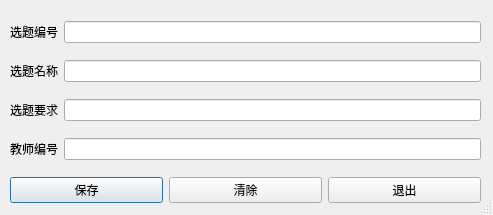
<?xml version="1.0" encoding="UTF-8"?>
<ui version="4.0">
 <class>Dialog</class>
 <widget class="QDialog" name="Dialog">
  <property name="geometry">
   <rect>
    <x>0</x>
    <y>0</y>
    <width>493</width>
    <height>215</height>
   </rect>
  </property>
  <property name="windowTitle">
   <string>Dialog</string>
  </property>
  <property name="sizeGripEnabled">
   <bool>true</bool>
  </property>
  <widget class="QWidget" name="gridLayoutWidget">
   <property name="geometry">
    <rect>
     <x>10</x>
     <y>10</y>
     <width>471</width>
     <height>161</height>
    </rect>
   </property>
   <layout class="QGridLayout" name="gridLayout">
    <item row="0" column="0">
     <widget class="QLabel" name="label">
      <property name="text">
       <string>选题编号</string>
      </property>
     </widget>
    </item>
    <item row="0" column="1">
     <widget class="QLineEdit" name="lineEdit">
      <property name="text">
       <string/>
      </property>
     </widget>
    </item>
    <item row="1" column="1">
     <widget class="QLineEdit" name="lineEdit_2"/>
    </item>
    <item row="2" column="0">
     <widget class="QLabel" name="label_2">
      <property name="text">
       <string>选题要求</string>
      </property>
     </widget>
    </item>
    <item row="2" column="1">
     <widget class="QLineEdit" name="lineEdit_3"/>
    </item>
    <item row="1" column="0">
     <widget class="QLabel" name="label_3">
      <property name="text">
       <string>选题名称</string>
      </property>
     </widget>
    </item>
    <item row="3" column="0">
     <widget class="QLabel" name="label_4">
      <property name="text">
       <string>教师编号</string>
      </property>
     </widget>
    </item>
    <item row="3" column="1">
     <widget class="QLineEdit" name="lineEdit_4">
      <property name="readOnly">
       <bool>true</bool>
      </property>
     </widget>
    </item>
   </layout>
  </widget>
  <widget class="QWidget" name="horizontalLayoutWidget">
   <property name="geometry">
    <rect>
     <x>10</x>
     <y>170</y>
     <width>471</width>
     <height>41</height>
    </rect>
   </property>
   <layout class="QHBoxLayout" name="horizontalLayout">
    <item>
     <widget class="QPushButton" name="pushButton">
      <property name="text">
       <string>保存</string>
      </property>
     </widget>
    </item>
    <item>
     <widget class="QPushButton" name="pushButton_2">
      <property name="text">
       <string>清除</string>
      </property>
     </widget>
    </item>
    <item>
     <widget class="QPushButton" name="pushButton_3">
      <property name="text">
       <string>退出</string>
      </property>
     </widget>
    </item>
   </layout>
  </widget>
 </widget>
 <resources/>
 <connections>
  <connection>
   <sender>pushButton_3</sender>
   <signal>clicked()</signal>
   <receiver>Dialog</receiver>
   <slot>close()</slot>
   <hints>
    <hint type="sourcelabel">
     <x>413</x>
     <y>159</y>
    </hint>
    <hint type="destinationlabel">
     <x>431</x>
     <y>137</y>
    </hint>
   </hints>
  </connection>
 </connections>
</ui>
